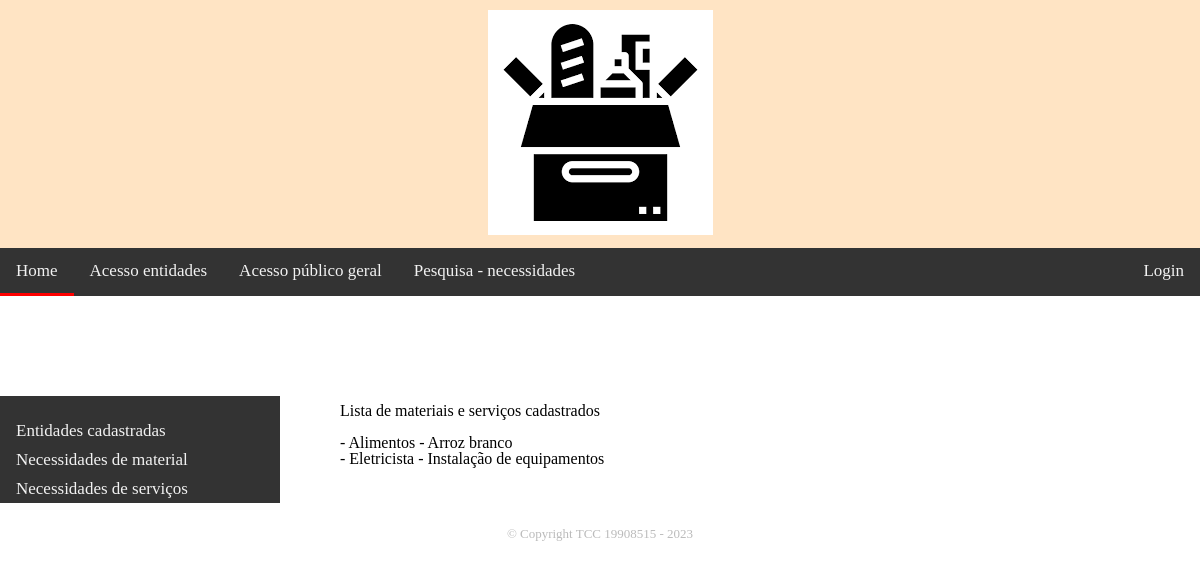
Page /appdoacoes/materiais_servicos/ on the earlier database version.
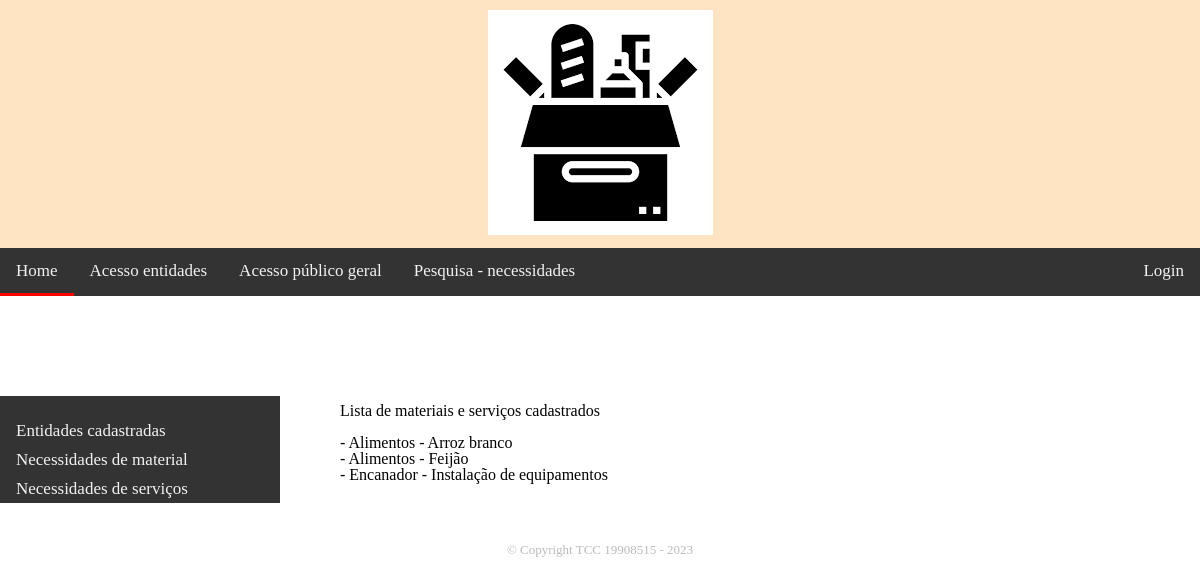
Same page on the later database version.
### appdoacoes/models.py (models this page shows, shortened)
class DonativoMaterialOuServico(models.Model):
    id = models.AutoField(primary_key=True)
    descricao = models.CharField(max_length=200, unique=True)
    categoria = models.ForeignKey('Categoria', on_delete=models.CASCADE)
    UNIDADES_MEDIDA = (
        ('un', 'Unidade'),
        ('p','Par'),
        ('kg', 'Quilo'),
        ('l', 'Litro'),
        ('m', 'Metro'),
        ('m2','Metro quadrado'),
        ('s','Serviço'),
    )
    unidade = models.CharField(max_length=3, choices=UNIDADES_MEDIDA, blank=True, null=True)

class Categoria(models.Model):
    codigo_categoria = models.AutoField(primary_key=True)
    MATERIAL = 'M'
    SERVICO = 'S'
    CATEGORIA_CHOICES = [
        (MATERIAL, 'Material'),
        (SERVICO, 'Serviço'),
    ]
    tipo = models.CharField(max_length=1, choices=CATEGORIA_CHOICES)
    descricao = models.CharField(max_length=100, unique=True)
    def __str__(self):
        return self.descricao

### appdoacoes/views.py (the view)
# urls.py: path('materiais_servicos/', views.lista_materiais_servicos, name='materiais-servicos'),
def lista_materiais_servicos(request):
    lista_material_servico = DonativoMaterialOuServico.objects.all()
    context = {'lista_material_servico': lista_material_servico}
    return render(request, 'material_servico_list.html', context)

### appdoacoes/templates/material_servico_list.html
{% extends "base_generica.html" %}
{% block content %}
    <h1>Lista de materiais e serviços cadastrados</h1>
    <br>
    <ul>
    {% for registro in lista_material_servico %}
        <li>{{ registro.nome_abreviado }} - {{ registro.categoria }} - {{ registro.descricao }}</li>
    {% endfor %}
    </ul>
{% endblock %}

### appdoacoes/templates/base_generica.html (shortened to what this page needs)
<!DOCTYPE html>
<html lang="pt-br">
	<head>
        {% load static %}
        <link rel="stylesheet" type ='text/css' href="{% static 'css/reset.css' %}">
        <link rel="stylesheet" type ='text/css' href="{% static 'css/style.css' %}">
	</head>
	<body>
		<header>
			<div class="imagem-centro">
                {% load static %}
				<h1><img src="{% static 'imagens/doação-alimentos.png' %}" alt="logo doação alimentos"></h1>
			</div>
		</header>
		<div class="topnav">
        {% block sidebar %}
			<nav>
				<ul>
					<li><a href="{% url 'index' %}" class="active">Home</a></li>
					<li><a href="">Acesso entidades</a></li>
					<li><a href="">Acesso público geral</a></li>
					<li><a href="">Pesquisa - necessidades</a></li>
					<div class="topnav-right">
						{% if user.is_authenticated %}
							<li class="username">Usuário: {{ user.get_username }}</li>
							<li><a href="{% url 'logout' %}?next={{ request.path }}">Logout</a></li>
						{% else %}
							<li><a href="{% url 'login' %}">Login</a></li>
						{% endif %}
					</div>
				</ul>
			</nav>
		</div>
		{% endblock %}
		<div class="sidenav">
		  <a href="{% url 'entidades' %}">Entidades cadastradas</a>
		  <a href="{% url 'materiais-servicos' %}">Necessidades de material</a>
		  <a href="#">Necessidades de serviços</a>
		</div>
		<div class="main">
			{% block content %}{% endblock %}
		</div>
		{% block footer %}
			<footer>
				<p class="copyright">&copy; Copyright TCC 19908515 - 2023</p>
			</footer>
		{% endblock %}
	</body>
</html>
</html>

### appdoacoes/static/css/style.css (style rules this page uses)
header { background-color: bisque; padding: 10px; }
.imagem-centro { text-align:center; margin: 0 auto; padding:0px; }
.topnav { background-color: #333; overflow: hidden; }
.topnav a { float: left; display: block; color: #f2f2f2; text-align: center; padding: 14px 16px; text-decoration: none; font-size: 17px; border-bottom: 3px solid transparent; }
.topnav a.active { border-bottom: 3px solid red; }
.topnav-right { float: right; }
.topnav-right li { display: inline-block; vertical-align: middle; }
.sidenav { width: 280px; position: relative; z-index: 1; top: 100px; left: 0; background-color: #333; overflow-x: hidden; padding-top: 20px; }
.sidenav a { padding: 6px 8px 6px 16px; text-decoration: none; font-size: 17px; color: #f2f2f2; display: block; }
.main { margin-left: 300px; padding: 0 40px; }
footer { text-align: center; padding: 40px; }
.copyright { color: #BBBBBB; font-size: 13px; margin-top: 20px; }

Differences in the rows shown:
removed DonativoMaterialOuServico: categoria "Eletricista", descricao "Instalação de equipamentos"
added DonativoMaterialOuServico: categoria "Alimentos", descricao "Feijão"
added DonativoMaterialOuServico: categoria "Encanador", descricao "Instalação de equipamentos"
